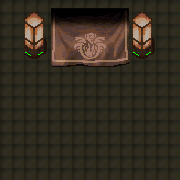

The image is a tile-based game level rendered from a .tmx file. Its description and source (layers, tilesets, objects; grid data summarised) follow:
An orthogonal 15x15 tile map with 12x12 px tiles, 2 tile layers (floor, furniture), 2 tilesets and 2 objects (Spawn, portal).

<map version="1.2" tiledversion="1.2.3" orientation="orthogonal" renderorder="right-down" width="15" height="15" tilewidth="12" tileheight="12" infinite="0" nextlayerid="14" nextobjectid="16">
 <tileset firstgid="1" name="floor" tilewidth="12" tileheight="12" tilecount="1610" columns="35">
  <image source="floor.png" width="429" height="556" />
 </tileset>
 <tileset firstgid="1611" name="furniture" tilewidth="12" tileheight="12" tilecount="1568" columns="49">
  <image source="furniture.png" width="599" height="385" />
 </tileset>
 <layer id="1" name="floor" width="15" height="15">
  <data>[225 cells, 225 non-empty, 1 distinct tile ids]</data>
 </layer>
 <layer id="4" name="furniture" width="15" height="15">
  <data>[225 cells, 58 non-empty, 50 distinct tile ids]</data>
 </layer>
 <objectgroup id="8" name="SpawnChara">
  <object id="13" name="Spawn" x="399.75" y="340" rotation="360">
   <point />
  </object>
 </objectgroup>
 <objectgroup id="9" name="portal">
  <object id="15" name="portal" x="52.2728" y="8.7045" width="77.5682" height="58.2955" />
 </objectgroup>
</map>